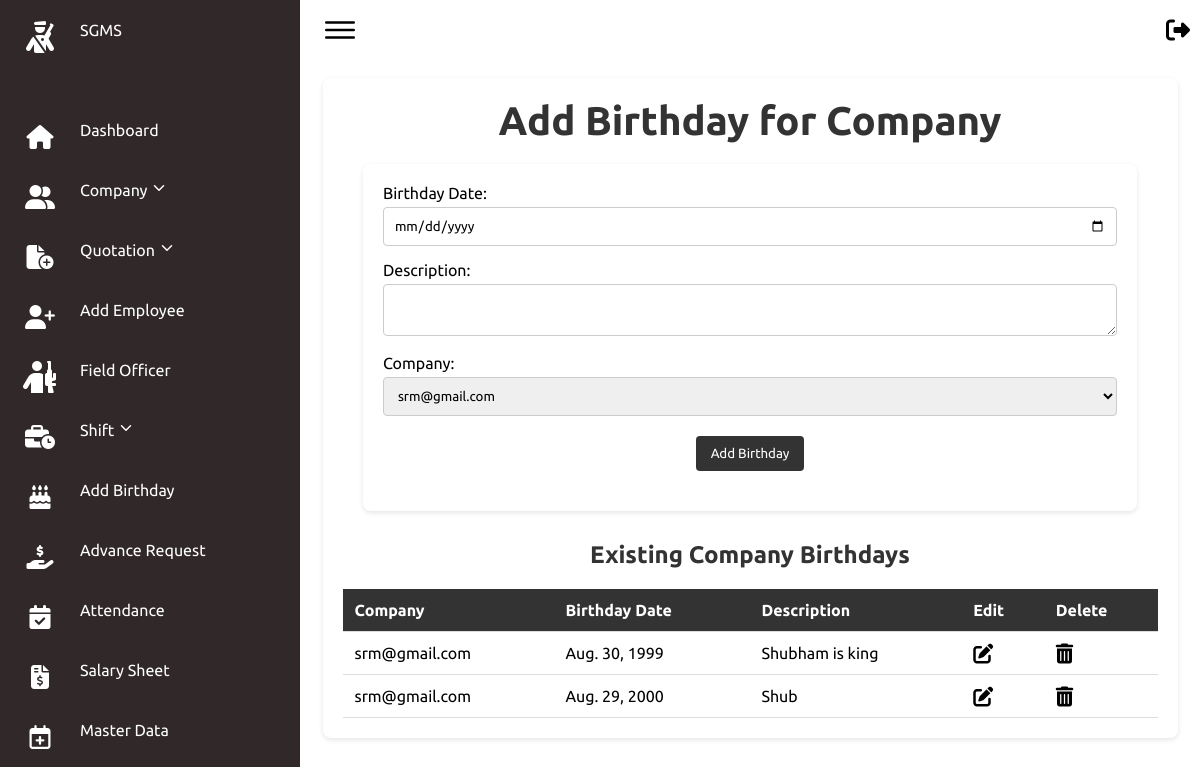
The page /addbirth/ on the database its author committed.
### secman/models.py (models this page shows, shortened)
class BirthdayCompany(models.Model):
    user_profile = models.ForeignKey(UserProfile, on_delete=models.CASCADE, limit_choices_to={'user_type': 'company'})
    description = models.TextField()
    birthday_date = models.DateField()

class UserProfile(models.Model):
    USER_TYPES = (
        ('hod', 'HOD'),
        ('fo', 'Field Officer'),
        ('company', 'Company'),
    )
    user = models.OneToOneField(User, on_delete=models.CASCADE)
    user_type = models.CharField(max_length=20, choices=USER_TYPES, default='fo')
    contact = models.CharField(max_length=12)
    gst_or_emergency = models.CharField(max_length=20)

### secman/views.py (the view, shortened to what this page needs)
# urls.py: path('addbirth/', views.addbirth, name='addbirth'),
def addbirth(request):
    company_profiles = UserProfile.objects.filter(user_type='company')
    birthdays = BirthdayCompany.objects.all().order_by('birthday_date')
    return render(request, 'admin/addbirth.html', {
        'company_profiles': company_profiles,
        'birthdays': birthdays,
    })

### secman/templates/admin/addbirth.html (shortened to what this page needs)
{% extends 'admin/basead.html' %}
{% block content %}
<body>
    <div class="card">
        <h1 class="page-title">Add Birthday for Company</h1>
        <form action="{% url 'addbirth' %}" method="post" class="card" id="addbirth-form">
            <div class="form-group">
                <label for="birthday_date">Birthday Date:</label>
                <input type="date" id="birthday_date" name="birthday_date" class="form-control" required>
            </div>
            <div class="form-group">
                <label for="description">Description:</label>
                <textarea id="description" name="description" class="form-control" required></textarea>
            </div>
            <div class="form-group">
                <label for="company">Company:</label>
                <select id="company" name="company" class="form-control" required>
                    {% for company in company_profiles %}
                        <option value="{{ company.id }}">{{ company.user.username }}</option>
                    {% endfor %}
                </select>
            </div>
            <button type="submit" class="btn-submit">Add Birthday</button>
        </form>
        <h2 class="section-title">Existing Company Birthdays</h2>
        <table class="table">
            <thead>
                <tr>
                    <th>Company</th>
                    <th>Birthday Date</th>
                    <th>Description</th>
                    <th>Edit</th>
                    <th>Delete</th>
                </tr>
            </thead>
            <tbody>
                {% for birthday in birthdays %}
                <tr>
                    <td>{{ birthday.user_profile.user.email }}</td>
                    <td>{{ birthday.birthday_date }}</td>
                    <td>{{ birthday.description }}</td>
                    <td>
                        <div>
                            <a href="{% url 'edit_birthday' birthday.id %}">
                                <i class="fa-solid fa-pen-to-square fa-lg" style="color: black;"></i>
                            </a>
                        </div>
                    </td>
                    <td>
                        <div>
                            <a href="{% url 'delete_birthday' birthday.id %}" onclick="return confirm('Are you sure you want to delete this birthday?');">
                                <i class="fa-solid fa-trash-can fa-lg" style="color: black;"></i>
                            </a>
                        </div>
                    </td>
                </tr>
                {% empty %}
                <tr>
                    <td colspan="5">No birthdays available.</td>
                </tr>
                {% endfor %}
            </tbody>
        </table>
    </div>
</body>
{% endblock %}

### secman/static/css/style.css (style rules this page uses)
* { font-family: "Ubuntu", sans-serif; margin: 0; padding: 0; box-sizing: border-box; }
:root { --blue: #2a2185; --white: #fff; --gray: #f5f5f5; --black1: #222; --black2: #999; }
body { min-height: 100vh; overflow-x: hidden; }

### secman/templates/admin/basead.html (style rules this page uses)
* { font-family: "Ubuntu", sans-serif; margin: 0; padding: 0; box-sizing: border-box; }
:root { --blue: #312929; --white: #fff; --gray: #f5f5f5; --black1: #222; --black2: #999; }
body { min-height: 100vh; overflow-x: hidden; }

### secman/templates/admin/addbirth.html (style rules this page uses)
body { font-family: Arial, sans-serif; background-color: #f4f4f9; margin: 0; padding: 0; }
.card { width: 95%; margin: 2% auto; padding: 20px; background: #fff; border-radius: 8px; box-shadow: 0 2px 5px rgba(0, 0, 0, 0.1); animation: fadeIn 1s ease-in; }
.card h1 { text-align: center; color: #333333; font-size: 2.5em; margin-bottom: 20px; animation: slideIn 1s ease-in-out; }
.card h2 { text-align: center; color: #333333; font-size: 1.5em; margin-bottom: 20px; animation: slideIn 1s ease-in-out; }
.page-title { font-size: 24px; margin-bottom: 20px; }
.form-group { margin-bottom: 15px; }
.form-control { width: 100%; padding: 10px; margin-top: 5px; border: 1px solid #ccc; border-radius: 4px; }
.btn-submit { padding: 10px 15px; color: #fff; background-color: #333333; border: none; border-radius: 4px; cursor: pointer; display: block; margin: 20px auto; }
.table { width: 100%; border-collapse: collapse; margin-top: 20px; }
.table th, .table td { padding: 12px; text-align: left; border-bottom: 1px solid #ddd; }
.table th { background-color: #333333; color: white; }
.section-title { font-size: 20px; margin-top: 30px; }

### rows shown on the page
BirthdayCompany: user_profile.user.email "srm@gmail.com", birthday_date "Aug. 30, 1999", description "Shubham is king"
BirthdayCompany: user_profile.user.email "srm@gmail.com", birthday_date "Aug. 29, 2000", description "Shub"

### other values the page prints
form field company "srm@gmail.com"
